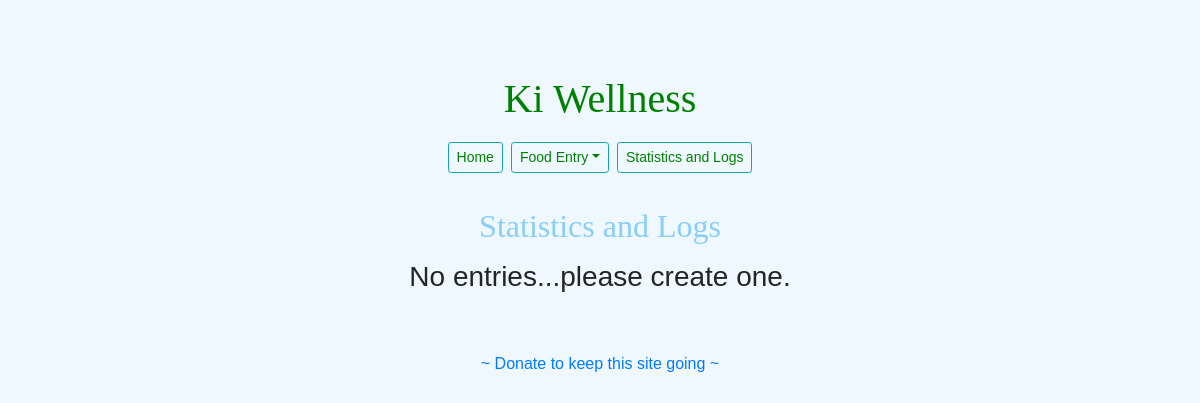
/display_stats, run on an earlier commit of the app's database.
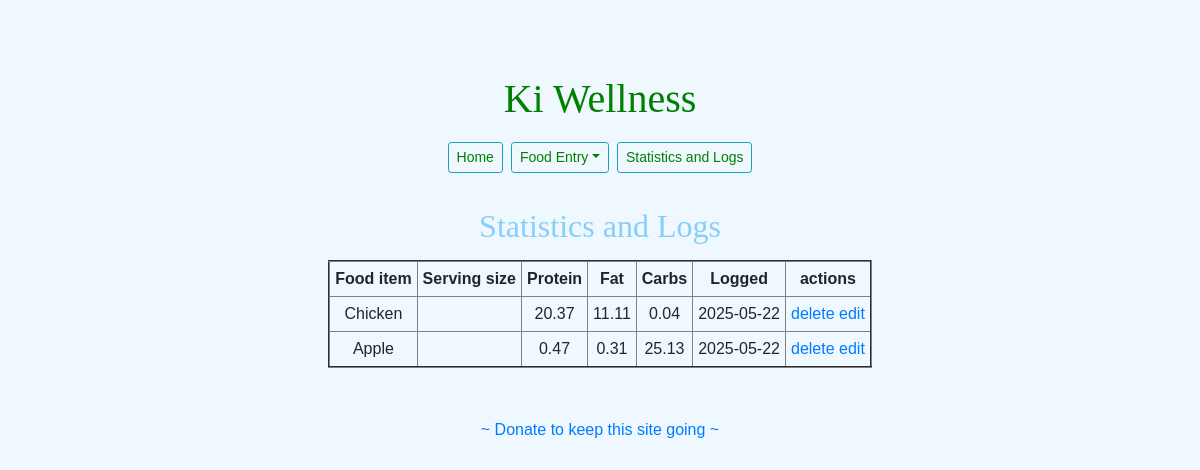
And on a later commit of the database.
### models.py (models this page shows, shortened)
class FoodEntry(db.Model):
    __tablename__ = 'food_entry'
    id = db.Column(db.Integer, primary_key=True)
    food = db.Column(db.String(100), nullable=False)
    calories = db.Column(db.Integer, nullable=False)
    protein = db.Column(db.Float, nullable=True)
    fat = db.Column(db.Float, nullable=True)
    carbs = db.Column(db.Float, nullable=True)
    date = db.Column(db.DateTime, default=datetime.utcnow)

### Utils/display_stats.py (the view)
@display_stats_routes.route("/display_stats", methods=["GET", "POST"])
def display_stats():
    entries = FoodEntry.query.order_by(FoodEntry.date.desc()).all()
    return render_template('display_stats.html', entries=entries)

### templates/display_stats.html
{% extends "index.html" %}
{% block content %}
<div>
<h2 class="subheader">Statistics and Logs</h2>
</div>
    {% if entries | length < 1 %}
    <h3>No entries...please create one.</h3>
    {% else %}
    <table class="dbtable" id="tableheaders" border="2" cellpadding="5" cellspacing="5">
        <thead class="dblabels">
            <tr>
                <th>Food item</th>
                <th>Serving size</th>
                <th>Protein</th>
                <th>Fat</th>
                <th>Carbs</th>
                <th>Logged</th>
                <th>actions</th>
            </tr>
        </thead>
        {% for entry in entries %}
        <tbody class="dbcells">
            <tr>
                <td>{{entry.food}}</td>
                <td>{{entry.serving_size}}</td>
                <td>{{ entry.protein or '—' }}</td>
                <td>{{ entry.fat or '—' }}</td>
                <td>{{ entry.carbs or '—' }}</td>
                <td>{{entry.date.strftime("%Y-%m-%d")}}</td>
                <td>
                    <a href="/delete/{{entry.id}}">delete</a>
                    <a href="/edit/{{entry.id}}">edit</a>
                </td>
            </tr>
        </tbody>
        {% endfor %}
    </table>
    {% endif %}
{% endblock %}

What changed in the data, as far as the page shows it:
added FoodEntry: food "Chicken", protein "20.37", fat "11.11", carbs "0.04", date "2025-05-22"
added FoodEntry: food "Apple", protein "0.47", fat "0.31", carbs "25.13", date "2025-05-22"
Also different on the page:
text no longer shown: "No entries...please create one."
text now shown: "Food item Serving size Protein Fat Carbs Logged actions"
